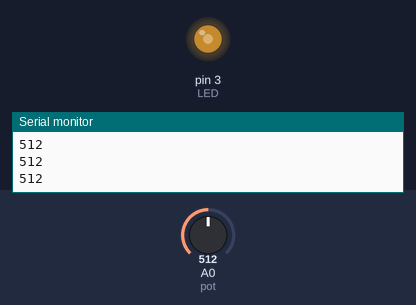
Bench run of a sketch on a simulated Arduino Uno, built with avr-gcc and run on an emulated ATmega328P. Parts: output pins drawn as LEDs (lit = HIGH), the last lines printed to the serial monitor. The test bench sets the inputs (shaded band); at power-on: A0 (pot) = 512.

Above: at 1.2 s.
1.3 s: A0 (pot) set to 716
At 2.5 s:
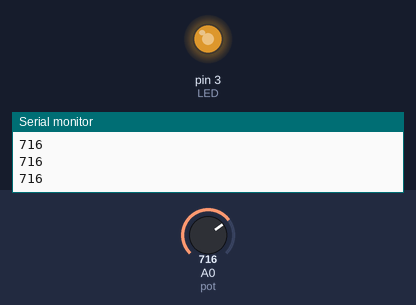
2.8 s: A0 (pot) set to 900
At 3.7 s:
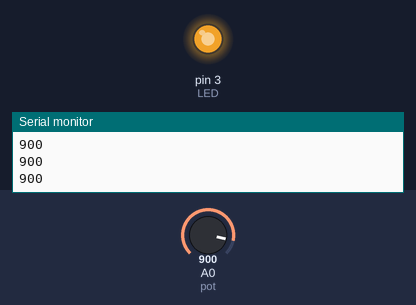
4.3 s: A0 (pot) set to 122
At 4.8 s:
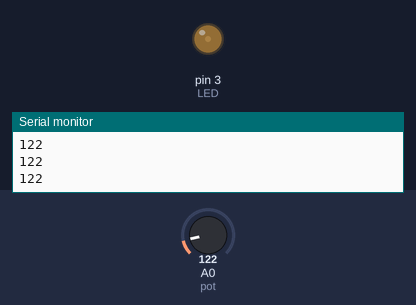
5.8 s: A0 (pot) set to 0
At 7.0 s:
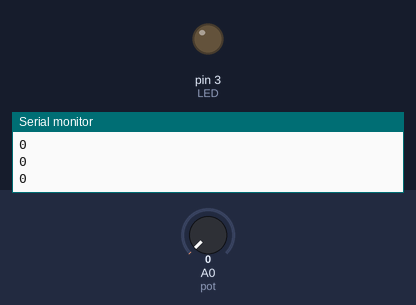
7.3 s: A0 (pot) set to 511
At 8.3 s:
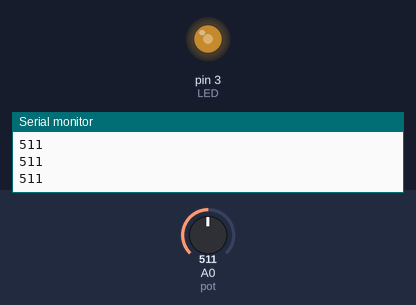
Timing chart, 0 to 9.8 s (numbered marks = the images above; inputs shaded):
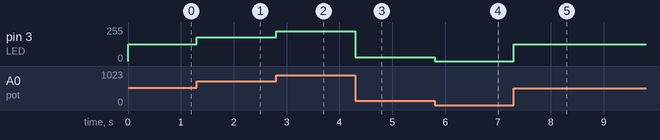

Measured:
- after the input at 1.3 s, pin 3 (LED): 127/255 → 178/255 at once
- after the input at 2.8 s, pin 3 (LED): 178/255 → 224/255 at once
- after the input at 4.3 s, pin 3 (LED): 224/255 → 30/255 at once
- after the input at 5.8 s, pin 3 (LED): 30/255 → 0/255 at once
- after the input at 7.3 s, pin 3 (LED): 0/255 → 127/255 at once

The sketch:

potentiometer-DSPSb.ino
```cpp
const int pot = A0;
int potValue = 0;
const int LED = 3;
int LEDValue = 0;

void setup() {
  // put your setup code here, to run once:
  pinMode(pot, INPUT);
  pinMode(LED, OUTPUT);
  Serial.begin(9600);
}

void loop() {
  // put your main code here, to run repeatedly:
  potValue = analogRead(pot);
  LEDValue = map(potValue, 0, 1023, 0, 255);
  analogWrite(LED, LEDValue);
  Serial.println(potValue);
}
```
